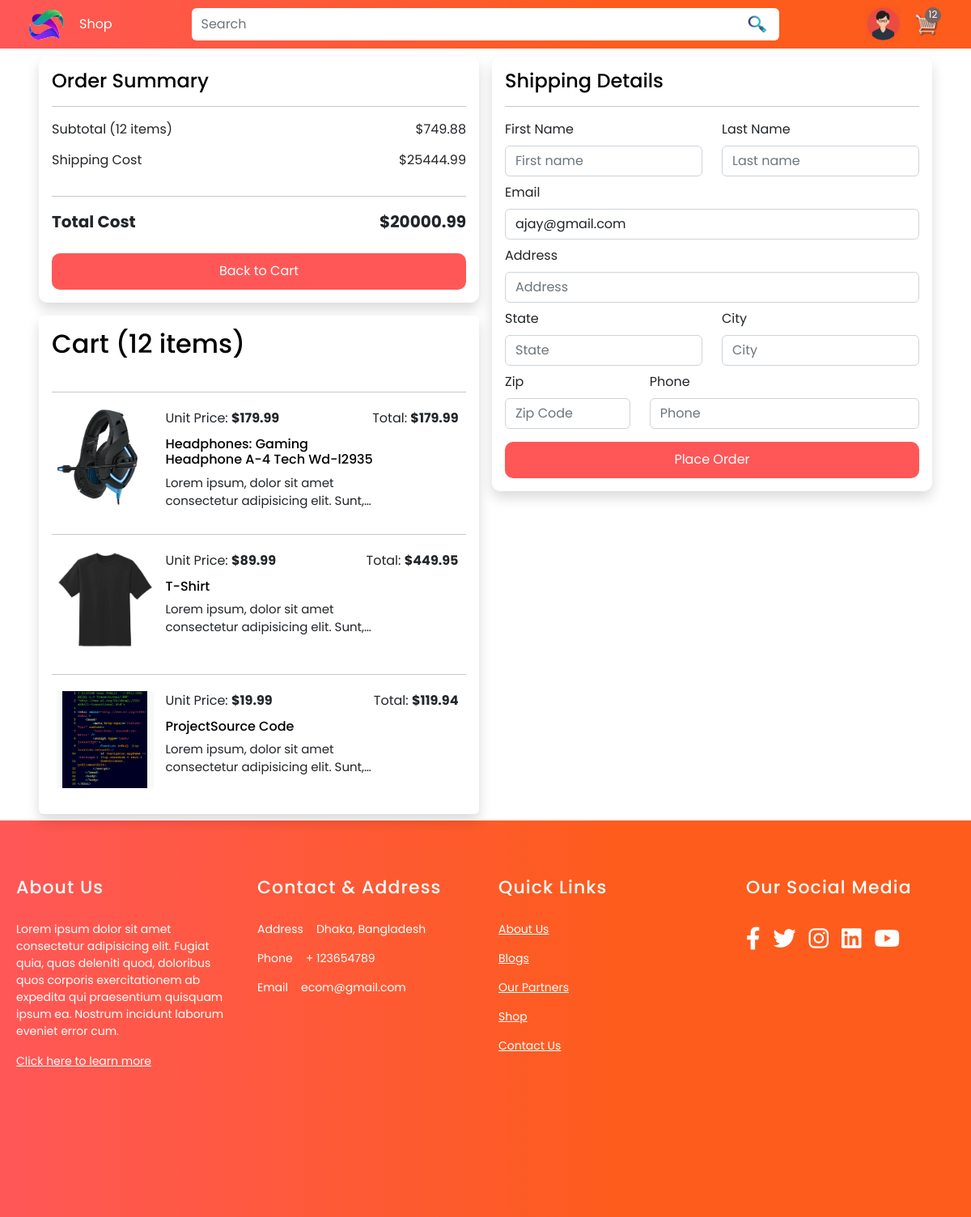
The page /checkout/ (signed in) on the database as committed earlier.
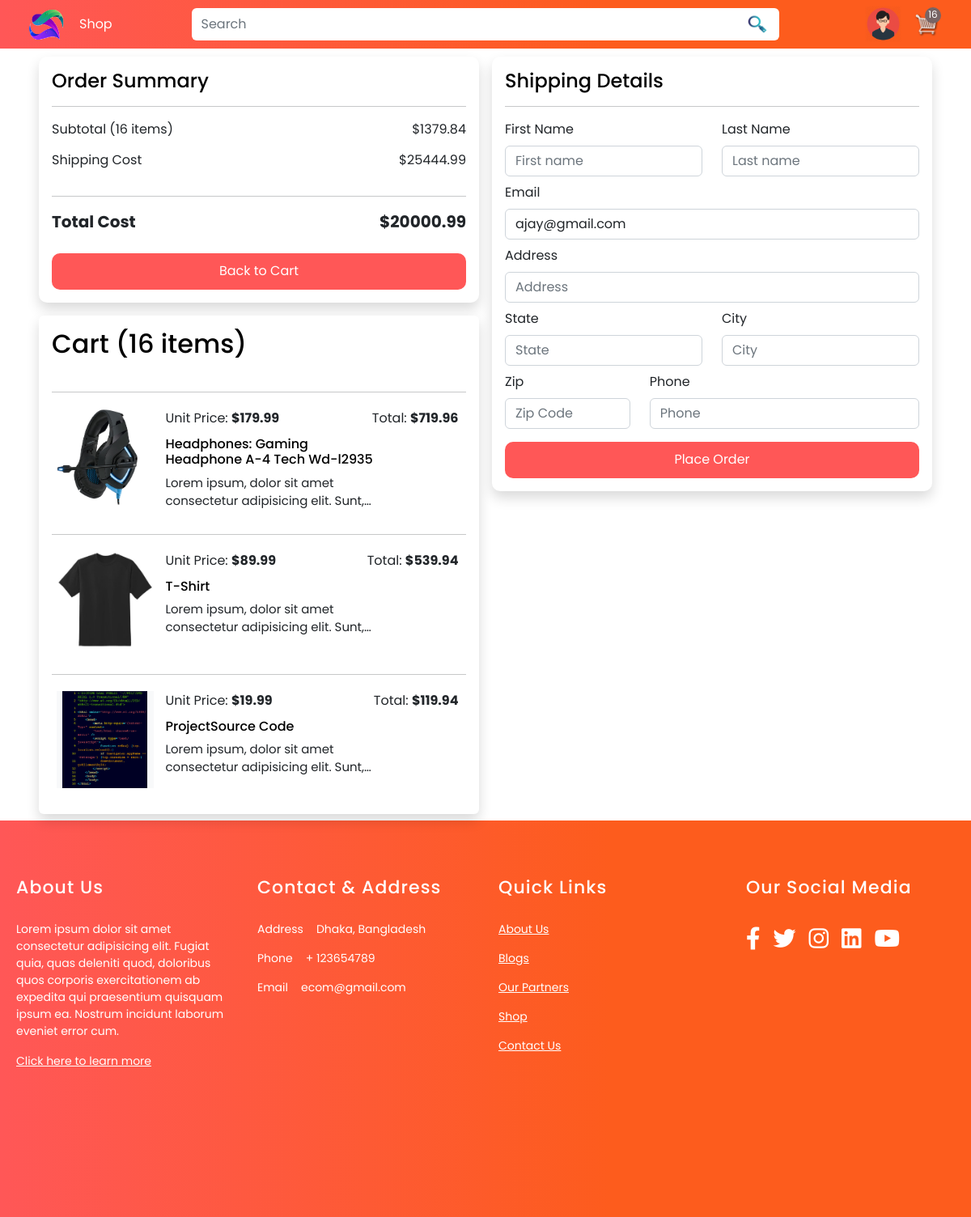
The same page on the database as committed later.
### store/models.py (models this page shows, shortened)
class Order(models.Model):
    user = models.ForeignKey(User, on_delete=models.SET_NULL, null=True, blank=True)
    date_ordered = models.DateTimeField(auto_now_add=True)
    complete = models.BooleanField(default=False, null=True, blank=False)
    transaction_id = models.CharField(max_length=200, null=True)
    @property
    def shipping(self):
        shipping = False
        orderitems = self.orderitem_set.all()
        for i in orderitems:
            if i.product.digital == False:
                shipping = True
        return shipping
    @property
    def get_cart_total(self):
        orderitems = self.orderitem_set.all()
        total = sum([item.get_total for item in orderitems])
        return total
    @property
    def get_cart_items(self):
        orderitems = self.orderitem_set.all()
        total = sum([item.quantity for item in orderitems])
        return total

class OrderItem(models.Model):
    product = models.ForeignKey(Product, on_delete=models.SET_NULL, null=True, blank=True)
    order = models.ForeignKey(Order, on_delete=models.SET_NULL, null=True, blank=True)
    quantity = models.IntegerField(default=0, null=True, blank=True)
    date_added = models.DateTimeField(auto_now_add=True)
    @property
    def get_total(self):
        total = self.product.price * self.quantity
        return total

class Product(models.Model):
    name = models.CharField(max_length=200)
    price = models.DecimalField(max_digits=7, decimal_places=2)
    digital = models.BooleanField(default=False, null=True, blank=False)
    flash_sale  = models.BooleanField(default=False, null=True, blank=False)
    image = models.ImageField(null=True, blank=True)
    @property
    def imageURL(self):
        try:
            url = self.image.url
        except:
            url = ''
        return url

### store/views.py (the view)
# urls.py: path('checkout/', views.checkout, name='checkout'),
def checkout(request):
    data = cartData(request)
    items = data['items']
    order = data['order']
    cartItems = data['cartItems']
    user = data['user']
    context = {'items': items, 'order': order, 'cartItems': cartItems, 'user': user}
    return render(request, 'store/checkout.html', context)

### store/models.py (called while the page is built)
    def __str__(self):
        return self.email or ''

    @property
    def is_active(self):
        return self.active

### store/utils.py (called while the page is built, shortened)
def cartData(request):
    if request.user.is_authenticated:
        user = request.user
        order, created = Order.objects.get_or_create(user=user, complete=False)
        items = order.orderitem_set.all()
        cartItems = order.get_cart_items
    print('user:', user)
    return {'items': items, 'order': order, 'cartItems': cartItems, 'user': user}

### store/templates/store/checkout.html (shortened to what the changed rows need)
{% extends 'store/main.html' %}
{% load static %}
{% block content %}
    <div class="container px-5">
        <div class="row mb-2">
            <div class="col-md-12 col-12 mx-auto">
                <div class="row gx-3">
                    <div class="col-md-12 col-lg-6 col-11 mx-auto main_cart mb-lg-0 mb-5">
                        <div class="right-side p-3 shadow bg-white mb-3">
                            <div class="col-lg-12 product_indiv d-flex justify-content-between">
                                <p class="mb-1">Subtotal ({{ order.get_cart_items }} item{{ order.get_cart_items|pluralize }})</p>
                                <p class="mb-1">$<span>{{order.get_cart_total|floatformat:2}}</span></p>
                            </div>
                        </div>
                        <div class="card p-3 shadow">
                            <h2 class="pb-3 font-weight-bold">Cart ({{ order.get_cart_items }} item{{ order.get_cart_items|pluralize }})</h2>
                            {% for item in items %}
                            <hr>
                            <div class="row mb-2 px-3">
                                <div class="col-md-3 col-lg-3 col-11 mx-auto bg-light d-flex justify-content-center align-items-center product-img-checkkout px-0 mt-1 mb-2">
                                    <a href="#"><img src="{{ item.product.imageURL }}" class="cart-thumbnail-checkout"  alt=""></a>
                                </div>
                                <div class="col-md-9 col-lg-9 col-11 mx-auto mt-1 pe-0">
                                    <div class="row">
                                        <div class="row pe-1">
                                            <div class="col-lg-6 col-12 mt-0">
                                                <p class="mb-0">Unit Price: <strong>${{item.product.price}}</strong></p>
                                            </div>
                                            <div class="col-lg-6 col-12 mt-0 d-flex justify-content-end price-money pe-0">
                                                <p class="mb-0">Total: <strong>${{ item.get_total|floatformat:2 }}</strong></p>
                                            </div>
                                        </div>
                                        <div class="col-lg-9 col-12 cart-title">
                                            <a href="#" class="cart-product-name"><h6 class="mb-2">{{ item.product.name }}</h6></a>
                                            <p class="cart-item-description-checkout">Lorem ipsum, dolor sit amet consectetur adipisicing elit. Sunt, deserunt iure. Beatae, repellendus sunt eveniet voluptatibus voluptates ea illum commodi qui autem laborum. Asperiores illo error aliquid reiciendis placeat? Similique?</p>
                                        </div>
                                        <div class="col-lg-3 col-12">
                                        </div>
                                    </div>
                                </div>
                            </div>
                            {% endfor %}
                        </div>
                    </div>
                </div>
            </div>
        </div>
    </div>
{% endblock content %}

Rows that differ between the two databases and show on the page:
changed through a linked row, Order: get_cart_items "12" → "16"; get_cart_total "749.88" → "1379.84"
changed OrderItem "Headphones: Gaming Headphone A-4 Tech Wd-l2935": get_total "179.99" → "719.96"
changed OrderItem "T-Shirt": get_total "449.95" → "539.94"
Other text that changed with them:
{{ cartItems }}: "12" → "16"
